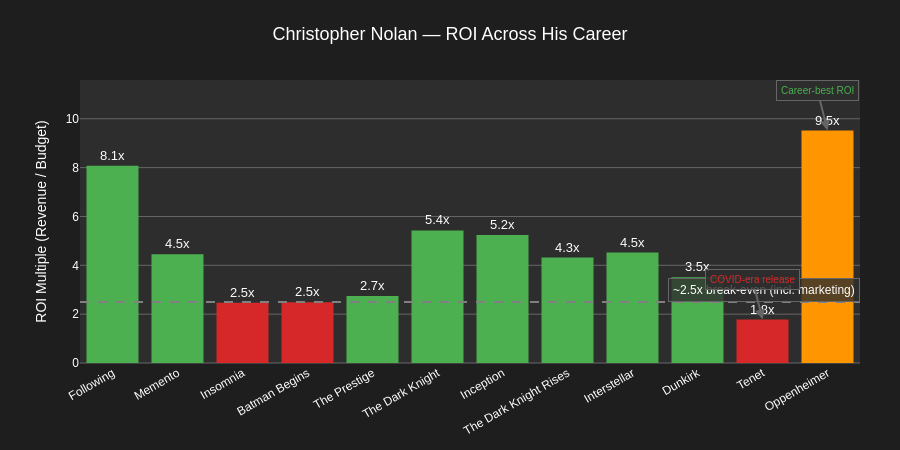

Notebook cell for this chart:
### Code cell
# --- Chart: Nolan ROI over time ---
fig = go.Figure()

roi_colors = [
    COLORS["oppenheimer"] if t == "Oppenheimer"
    else COLORS["loss"] if r < 2.5
    else COLORS["profit"]
    for t, r in zip(nolan["title"], nolan["roi"])
]

# Cap Following's 8x ROI for readability but it's fine actually
fig.add_trace(go.Bar(
    x=nolan["title"], y=nolan["roi"],
    marker_color=roi_colors,
    text=nolan["roi"].apply(lambda x: f"{x:.1f}x"),
    textposition="outside",
))

fig.add_hline(y=2.5, line_dash="dash", line_color="gray",
              annotation_text="~2.5x break-even (incl. marketing)")

# Annotate Tenet (COVID) and Oppenheimer (comeback)
fig.add_annotation(
    x="Tenet", y=nolan[nolan["title"]=="Tenet"]["roi"].values[0],
    text="COVID-era release", showarrow=True, arrowhead=2, ay=-40,
    font=dict(size=10, color=COLORS["loss"]),
)
fig.add_annotation(
    x="Oppenheimer", y=nolan[nolan["title"]=="Oppenheimer"]["roi"].values[0],
    text="Career-best ROI", showarrow=True, arrowhead=2, ay=-40,
    font=dict(size=10, color=COLORS["profit"]),
)

fig.update_layout(
    title="Christopher Nolan — ROI Across His Career",
    yaxis_title="ROI Multiple (Revenue / Budget)",
    height=450, showlegend=False,
    xaxis_tickangle=-30,
)
fig.show()

### Figure 1 — Plotly figure (JSON) as saved in the notebook; plotly's stock layout.template omitted (floating-point values rounded to 4 significant figures)
{"data": [{"marker": {"color": ["#4CAF50", "#4CAF50", "#D62828", "#D62828", "#4CAF50", "#4CAF50", "#4CAF50", "#4CAF50", "#4CAF50", "#4CAF50", "#D62828", "#FF9500"]}, "text": ["8.1x", "4.5x", "2.5x", "2.5x", "2.7x", "5.4x", "5.2x", "4.3x", "4.5x", "3.5x", "1.8x", "9.5x"], "textposition": "outside", "type": "bar", "x": ["Following", "Memento", "Insomnia", "Batman Begins", "The Prestige", "The Dark Knight", "Inception", "The Dark Knight Rises", "Interstellar", "Dunkirk", "Tenet", "Oppenheimer"], "y": [8.08, 4.45, 2.47, 2.49, 2.74, 5.43, 5.24, 4.32, 4.52, 3.51, 1.78, 9.52]}], "layout": {"annotations": [{"showarrow": false, "text": "~2.5x break-even (incl. marketing)", "x": 1, "xanchor": "right", "xref": "x domain", "y": 2.5, "yanchor": "bottom", "yref": "y"}, {"arrowhead": 2, "ay": -40, "font": {"color": "#D62828", "size": 10}, "showarrow": true, "text": "COVID-era release", "x": "Tenet", "y": 1.78}, {"arrowhead": 2, "ay": -40, "font": {"color": "#4CAF50", "size": 10}, "showarrow": true, "text": "Career-best ROI", "x": "Oppenheimer", "y": 9.52}], "height": 450, "shapes": [{"line": {"color": "gray", "dash": "dash"}, "type": "line", "x0": 0, "x1": 1, "xref": "x domain", "y0": 2.5, "y1": 2.5, "yref": "y"}], "showlegend": false, "title": {"text": "Christopher Nolan — ROI Across His Career"}, "xaxis": {"tickangle": -30}, "yaxis": {"title": {"text": "ROI Multiple (Revenue / Budget)"}}}}
